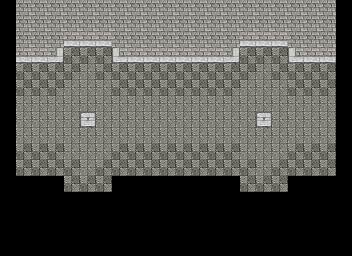

This game map was drawn from its Tiled (.tmx) file and the tilesets committed beside it. A one-line description and the full map source follow:
An orthogonal 22x16 tile map with 16x16 px tiles, 2 tile layers (Tile Layer 1, Ceil 2), 1 hidden layer not drawn, 2 tilesets and 4 objects (4x Character).

<map version="2017.05.26" orientation="orthogonal" renderorder="right-down" width="22" height="16" tilewidth="16" tileheight="16" nextobjectid="14">
 <properties>
  <property name="battle" value="test_battle" />
 </properties>
 <tileset firstgid="1" source="../../tilesets/debug_eris.tsx" />
 <tileset firstgid="513" source="../../tilesets/chip04d_castle.tsx" />
 <layer name="Tile Layer 1" width="22" height="16">
  <properties>
   <property name="3d" value="" />
  </properties>
  <data encoding="csv">
0,0,0,0,0,0,0,0,0,0,0,0,0,0,0,0,0,0,0,0,0,0,
0,0,0,0,0,0,0,0,0,0,0,0,0,0,0,0,0,0,0,0,0,0,
0,0,0,0,769,769,769,0,0,0,0,0,0,0,0,769,769,769,0,0,0,0,
0,768,769,770,686,686,686,768,769,769,769,769,769,769,770,686,686,686,768,769,770,0,
0,686,686,686,686,656,686,686,686,686,686,686,686,686,686,686,656,686,686,686,686,0,
0,686,686,686,656,656,656,686,686,686,686,686,686,686,686,656,656,656,686,686,686,0,
0,656,656,656,656,656,656,656,656,656,656,656,656,656,656,656,656,656,656,656,656,0,
0,656,656,656,656,680,656,656,656,656,656,656,656,656,656,656,680,656,656,656,656,0,
0,656,656,656,656,656,656,656,656,656,656,656,656,656,656,656,656,656,656,656,656,0,
0,686,686,686,656,656,656,686,686,686,686,686,686,686,686,656,656,656,686,686,686,0,
0,686,686,686,686,656,686,686,686,686,686,686,686,686,686,686,656,686,686,686,686,0,
0,0,0,0,686,686,686,0,0,0,0,0,0,0,0,686,686,686,0,0,0,0,
0,0,0,0,0,0,0,0,0,0,0,0,0,0,0,0,0,0,0,0,0,0,
0,0,0,0,0,0,0,0,0,0,0,0,0,0,0,0,0,0,0,0,0,0,
0,0,0,0,0,0,0,0,0,0,0,0,0,0,0,0,0,0,0,0,0,0,
0,0,0,0,0,0,0,0,0,0,0,0,0,0,0,0,0,0,0,0,0,0
</data>
 </layer>
 <objectgroup name="Object Layer 1">
  <properties>
   <property name="3d" value="" />
  </properties>
  <object id="8" name="Bob" type="Character" x="144" y="112" width="16" height="16">
   <properties>
    <property name="3d" value="" />
    <property name="face" value="north" />
    <property name="sprite" value="whitescrew_hero01" />
    <property name="unit" value="hero1" />
   </properties>
  </object>
  <object id="9" name="Mook" type="Character" x="176" y="96" width="16" height="16">
   <properties>
    <property name="3d" value="" />
    <property name="face" value="south" />
    <property name="sprite" value="whitescrew_skeleton" />
    <property name="unit" value="mook1" />
   </properties>
  </object>
  <object id="10" name="Mook2" type="Character" x="96" y="80" width="16" height="16">
   <properties>
    <property name="3d" value="" />
    <property name="face" value="east" />
    <property name="sprite" value="whitescrew_skeleton" />
    <property name="unit" value="mook1" />
   </properties>
  </object>
  <object id="13" name="Roberta" type="Character" x="240" y="80" width="16" height="16">
   <properties>
    <property name="3d" value="" />
    <property name="face" value="west" />
    <property name="sprite" value="whitescrew_hero02" />
    <property name="unit" value="hero2" />
   </properties>
  </object>
 </objectgroup>
 <layer name="Tile Layer 2" width="22" height="16" visible="0" opacity="0.9">
  <properties>
   <property name="3d" value="" />
   <property name="z" type="float" value="3" />
  </properties>
  <data encoding="csv">
0,0,0,0,0,0,0,0,0,0,0,0,0,0,0,0,0,0,0,0,0,0,
0,0,0,0,0,0,0,0,0,0,0,0,0,0,0,0,0,0,0,0,0,0,
0,0,0,0,0,0,0,0,0,0,0,0,0,0,0,0,0,0,0,0,0,0,
0,0,0,0,0,0,0,0,0,0,0,0,0,0,0,0,0,0,0,0,0,0,
0,0,0,0,0,0,0,0,0,0,0,0,0,0,0,0,0,0,0,0,0,0,
0,0,0,0,0,0,0,0,0,0,0,0,0,0,0,0,0,0,0,0,0,0,
0,0,0,0,0,0,0,0,0,0,0,0,0,0,0,0,0,0,0,0,0,0,
0,0,0,0,0,0,0,0,0,0,0,0,0,0,0,0,0,0,0,0,0,0,
0,0,0,0,0,0,0,0,0,0,0,0,0,0,0,0,0,0,0,0,0,0,
0,0,0,0,0,0,0,0,0,0,0,0,0,0,0,0,0,0,0,0,0,0,
0,0,0,0,0,0,0,0,0,0,0,0,0,0,0,0,0,0,0,0,0,0,
0,0,0,0,0,0,0,0,0,0,0,0,0,0,0,0,0,0,0,0,0,0,
0,0,0,0,0,0,0,0,0,0,0,0,0,0,0,0,0,0,0,0,0,0,
0,0,0,0,0,0,0,0,0,0,0,0,0,0,0,0,0,0,0,0,0,0,
0,0,0,0,0,0,0,0,0,0,0,0,0,0,0,0,0,0,0,0,0,0,
0,0,0,0,0,0,0,0,0,0,0,0,0,0,0,0,0,0,0,0,0,0
</data>
 </layer>
 <layer name="Ceil 2" width="22" height="16" opacity="0.9">
  <properties>
   <property name="3d" value="" />
   <property name="ceil" value="exterior" />
   <property name="z" type="float" value="3" />
  </properties>
  <data encoding="csv">
0,943,943,943,943,943,943,943,943,943,943,943,943,943,943,943,943,943,943,943,943,0,
0,943,943,943,943,943,943,943,943,943,943,943,943,943,943,943,943,943,943,943,943,0,
0,943,943,943,973,973,973,943,943,943,943,943,943,943,943,973,973,973,943,943,943,0,
0,973,973,974,0,0,0,972,973,973,973,973,973,973,974,0,0,0,972,973,973,0,
0,0,0,0,0,0,0,0,0,0,0,0,0,0,0,0,0,0,0,0,0,0,
0,0,0,0,0,0,0,0,0,0,0,0,0,0,0,0,0,0,0,0,0,0,
0,0,0,0,0,0,0,0,0,0,0,0,0,0,0,0,0,0,0,0,0,0,
0,0,0,0,0,882,0,0,0,0,0,0,0,0,0,0,882,0,0,0,0,0,
0,0,0,0,0,0,0,0,0,0,0,0,0,0,0,0,0,0,0,0,0,0,
0,0,0,0,0,0,0,0,0,0,0,0,0,0,0,0,0,0,0,0,0,0,
0,0,0,0,0,0,0,0,0,0,0,0,0,0,0,0,0,0,0,0,0,0,
0,0,0,0,0,0,0,0,0,0,0,0,0,0,0,0,0,0,0,0,0,0,
0,0,0,0,0,0,0,0,0,0,0,0,0,0,0,0,0,0,0,0,0,0,
0,0,0,0,0,0,0,0,0,0,0,0,0,0,0,0,0,0,0,0,0,0,
0,0,0,0,0,0,0,0,0,0,0,0,0,0,0,0,0,0,0,0,0,0,
0,0,0,0,0,0,0,0,0,0,0,0,0,0,0,0,0,0,0,0,0,0
</data>
 </layer>
</map>
